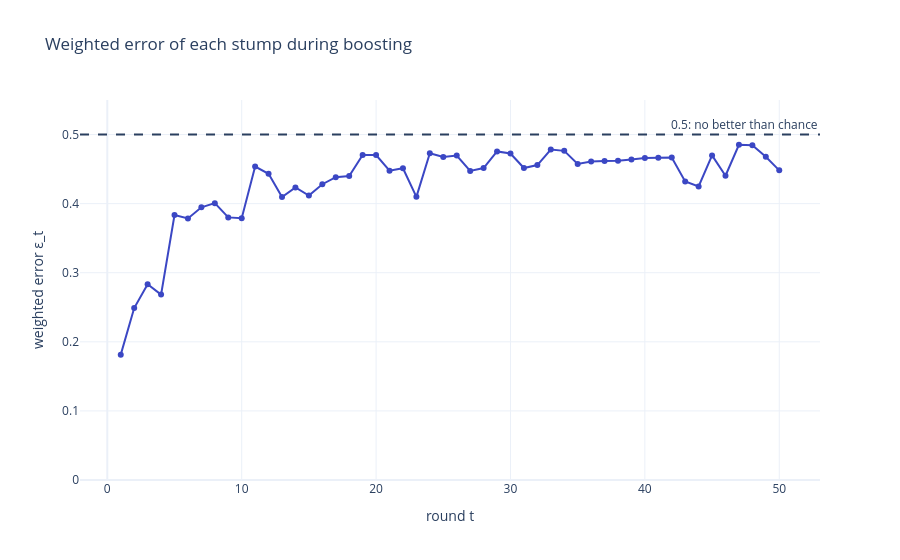

Notebook source saved alongside this figure:
### Code cell
fig = go.Figure(go.Scatter(x=np.arange(1, len(errors) + 1), y=errors, mode="lines+markers", name="ε_t"))
fig.add_hline(y=0.5, line_dash="dash", annotation_text="0.5: no better than chance")
fig.update_layout(title="Weighted error of each stump during boosting", xaxis_title="round t",
                  yaxis_title="weighted error ε_t", yaxis_range=[0, 0.55])
fig.show()

### Figure 1 — Plotly figure (JSON) as saved in the notebook; plotly's stock layout.template omitted (floating-point values rounded to 4 significant figures)
{"data": [{"mode": "lines+markers", "name": "ε_t", "type": "scatter", "x": [1, 2, 3, 4, 5, 6, 7, 8, 9, 10, 11, 12, 13, 14, 15, 16, 17, 18, 19, 20, 21, 22, 23, 24, 25, 26, 27, 28, 29, 30, 31, 32, 33, 34, 35, 36, 37, 38, 39, 40, 41, 42, 43, 44, 45, 46, 47, 48, 49, 50], "y": [0.1814, 0.2489, 0.2834, 0.2684, 0.3835, 0.3785, 0.3947, 0.4007, 0.3801, 0.3788, 0.4537, 0.4432, 0.4095, 0.4234, 0.4117, 0.4281, 0.4384, 0.4399, 0.4706, 0.4703, 0.4477, 0.4513, 0.4098, 0.4729, 0.4675, 0.4695, 0.4473, 0.4515, 0.4756, 0.4726, 0.4515, 0.4558, 0.4782, 0.4764, 0.4575, 0.4608, 0.4617, 0.462, 0.4639, 0.4659, 0.4666, 0.4668, 0.4322, 0.425, 0.4698, 0.4403, 0.4852, 0.4844, 0.4678, 0.4482]}], "layout": {"annotations": [{"showarrow": false, "text": "0.5: no better than chance", "x": 1, "xanchor": "right", "xref": "x domain", "y": 0.5, "yanchor": "bottom", "yref": "y"}], "shapes": [{"line": {"dash": "dash"}, "type": "line", "x0": 0, "x1": 1, "xref": "x domain", "y0": 0.5, "y1": 0.5, "yref": "y"}], "title": {"text": "Weighted error of each stump during boosting"}, "xaxis": {"title": {"text": "round t"}}, "yaxis": {"range": [0, 0.55], "title": {"text": "weighted error ε_t"}}}}
